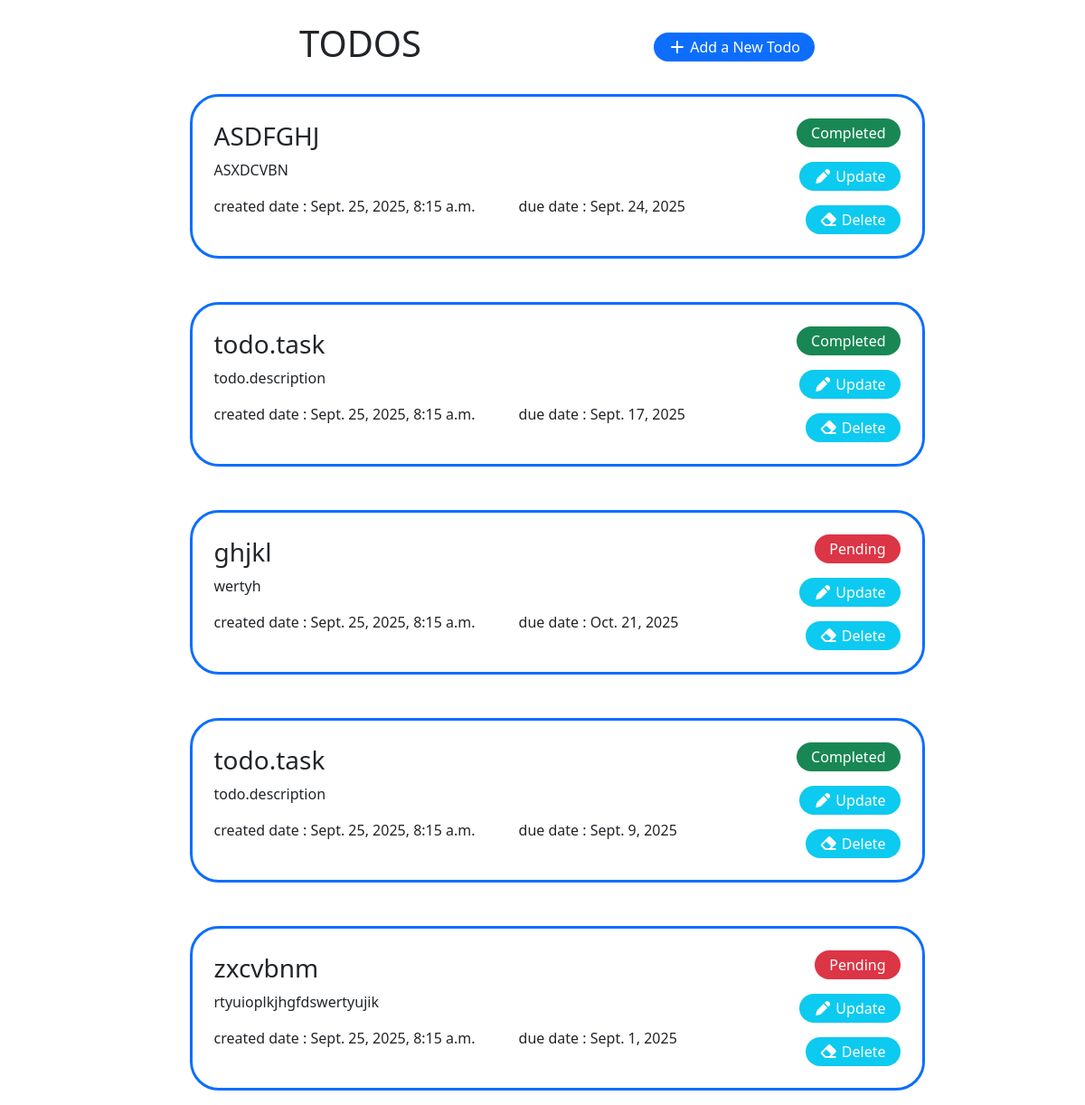
The app's page /, older data.
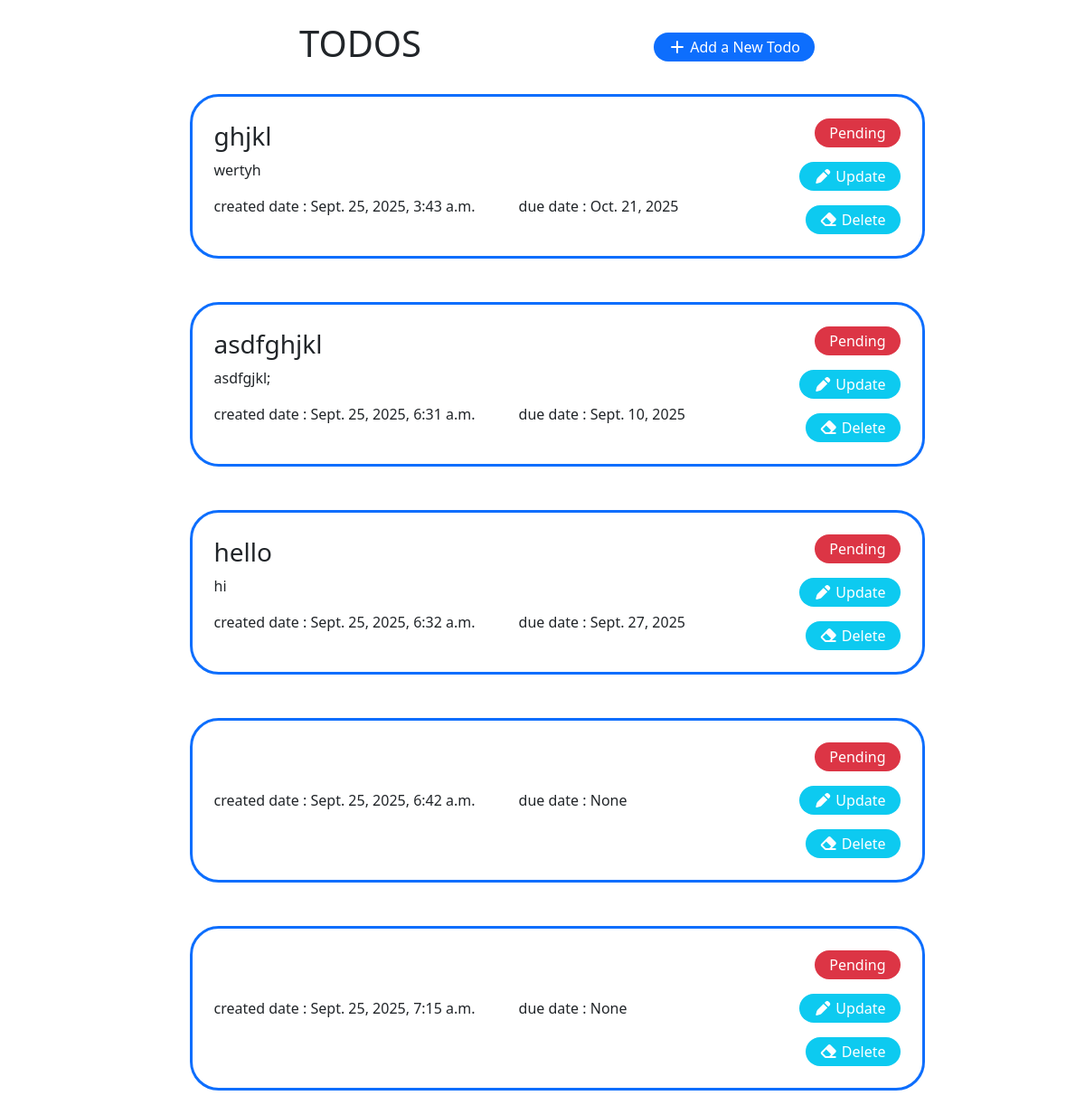
The same page, newer data.
### todos/models.py (models this page shows, shortened)
class Events(models.Model):
    task = models.CharField(max_length=225)
    description = models.CharField(max_length=200)
    created_date = models.DateTimeField(default=timezone.now)
    due_date = models.DateField(null=True,blank=True)
    task_status = models.BooleanField(default=False)

### todos/views.py (the view)
# urls.py: 2. Add a URL to urlpatterns:  path('', views.home, name='home')
def home(request):
    display_todos = Events.objects.all().values()
    return render(request,'index.html',{'todo_events':display_todos})

### todos/templates/index.html (shortened to what this page needs)
<!DOCTYPE html>
<html lang="en">
<head>
    <link href="https://cdn.jsdelivr.net/npm/bootstrap@5.3.2/dist/css/bootstrap.min.css" rel="stylesheet">
    <link rel="stylesheet" href="https://cdnjs.cloudflare.com/ajax/libs/font-awesome/7.0.1/css/all.min.css" />
</head>
<body class="container">
    <ul>
        <div class="d-flex align-items-center justify-content-evenly mb-4 mt-4">
            <h1>TODOS</h1>
            <a href="{% url 'add' %}"><button class="bg-primary p-3 rounded-5 border-0 text-white pt-1 pb-1"><i class="fa-solid fa-plus" style="color: #ffffff;"></i> Add a New Todo</button></a>
        </div>
        <div>
            <div class="d-flex align-items-center flex-column gap-5">
                {% for x in todo_events %}
                    <li class="d-flex align-items-center justify-content-between border  rounded-5 border-3 border-primary p-4 w-75">
                        <div>
                            <h3>{{x.task}}</h3>
                            <p>{{x.description}}</p>
                            <div class="d-flex gap-5">
                                <p>created date : {{x.created_date}}</p>
                                <p>due date : {{x.due_date}}</p>
                            </div>
                        </div>
                        <div class="d-flex flex-column align-items-end gap-3">
                            {% if x.task_status %}
                                <button class="bg-success p-3 rounded-5 border-0 text-white pt-1 pb-1">Completed</button>
                            {% else %}
                                <button class="bg-danger p-3 rounded-5 border-0 text-white pt-1 pb-1">Pending</button>
                            {% endif %}
                            <a href="{% url 'update_todo' x.id %}"><button class="bg-info p-3 rounded-5 border-0 text-white pt-1 pb-1"><i class="fa-solid fa-pen" style="color: #ffffff;"></i>  Update</button></a>
                            <a href="{% url 'delete' x.id %}"><button class="bg-info p-3 rounded-5 border-0 text-white pt-1 pb-1"><i class="fa-solid fa-eraser" style="color: #fafcff;"></i>  Delete</button></a>
                        </div>
                    </li>
                {% endfor %}
            </div>
        </div>
    </ul>
</body>
</html>

Row changes from the older to the newer data that the page shows:
removed Events: task "ASDFGHJ", description "ASXDCVBN", created_date "Sept. 25, 2025, 8:15 a.m.", due_date "Sept. 24, 2025", task_status "Completed"
removed Events: task "todo.task", description "todo.description", created_date "Sept. 25, 2025, 8:15 a.m.", due_date "Sept. 17, 2025", task_status "Completed"
removed Events: task "todo.task", description "todo.description", created_date "Sept. 25, 2025, 8:15 a.m.", due_date "Sept. 9, 2025", task_status "Completed"
removed Events: task "zxcvbnm", description "rtyuioplkjhgfdswertyujik", created_date "Sept. 25, 2025, 8:15 a.m.", due_date "Sept. 1, 2025", task_status "Pending"
changed Events "ghjkl": created_date "Sept. 25, 2025, 8:15 a.m." → "Sept. 25, 2025, 3:43 a.m."
added Events: task "asdfghjkl", description "asdfgjkl;", created_date "Sept. 25, 2025, 6:31 a.m.", due_date "Sept. 10, 2025", task_status "Pending"
added Events: task "hello", description "hi", created_date "Sept. 25, 2025, 6:32 a.m.", due_date "Sept. 27, 2025", task_status "Pending"
added Events: created_date "Sept. 25, 2025, 6:42 a.m.", due_date "None", task_status "Pending"
added Events: created_date "Sept. 25, 2025, 7:15 a.m.", due_date "None", task_status "Pending"
